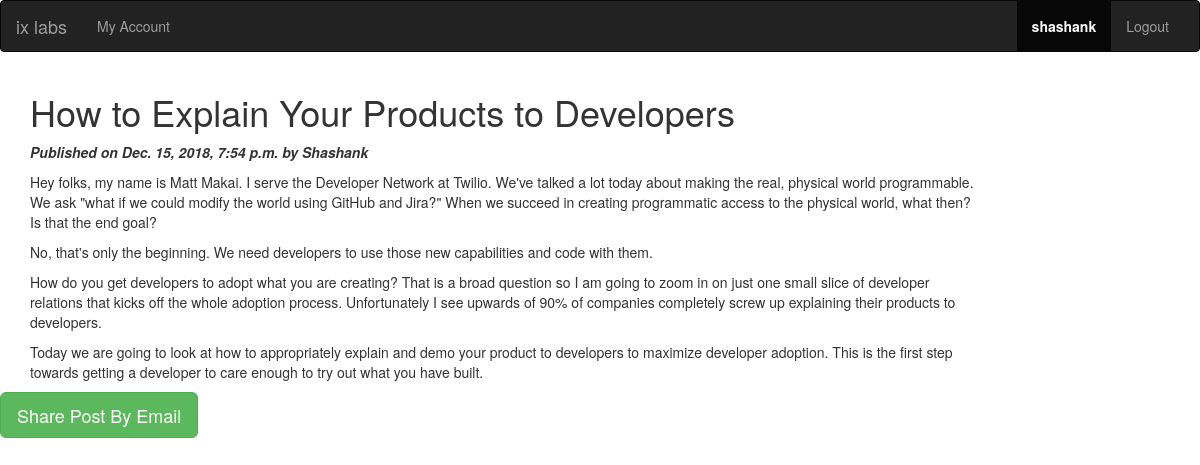
Page /blog/2018/12/15/how-explain-your-products-developers/ (signed in) on the committed database.
### blog/models.py (models this page shows, shortened)
class Post (models.Model):
    title           = models.CharField(max_length=264)
    slug            = models.SlugField(max_length=264,unique_for_date='publish')
    author          = models.ForeignKey(User,related_name='blog_posts')
    content         = models.TextField()
    publish         = models.DateTimeField(auto_now=False,default=timezone.now)
    created         = models.DateTimeField(auto_now_add=True)
    updated         = models.DateTimeField(auto_now=True)
    status          = models.CharField(max_length=50,choices=STATUS_CHOICES,default='draft')
    class Meta:
        ordering = ('-publish',)
        verbose_name = 'Blog Post'

### blog/views.py (the view)
# urls.py: url(r'^(?P<year>\d{4})/(?P<month>\d{2})/(?P<day>\d{2})/(?P<post>[-\w]+)/$',post_detail_views,name='detail'),
@login_required
def post_detail_views(request,year,month,day,post):
    post=get_object_or_404(Post,slug=post,
                                status='published',
                                publish__year=year
                                )
    template_name = 'blog/post_detail.html'
    return render(request,template_name,{'post':post})

### templates/blog/post_detail.html (shortened to what this page needs)
{% extends 'base.html' %}
{% block content %}
<div class="container">
  <div class="row">
    <div class="col-md-10">
            <h1>{{post.title}}</h1>
            <p id='date'>
            <b><i>
              Published on {{post.publish}} by {{post.author|title}}
            </i></b>
         </p>
        <p>{{post.content|linebreaks}}</p>
    </div>
  </div>
</div>
<div class="">
    <a href="/{{post.id}}/share" class="btn btn-lg btn-success">Share Post By Email</a>
</div>
{% endblock %}

### templates/base/snippets/nav.html (shortened to what this page needs)
{% url 'accounts:logout' as logout_url %}
<nav class="navbar navbar-default navbar-inverse">
  <div class="container-fluid">
    <div class="navbar-header">
      <a class="navbar-brand" href="{{home_url}}">{{brand_name}}</a>
    </div>
    <div class="collapse navbar-collapse" id="bs-example-navbar-collapse-1">
      {% if request.user.is_authenticated %}
      <ul class="nav navbar-nav">
        <li class="nav-item" ><a href="#">My Account</a></li>
      </ul>
      {%else %}
      <ul class="nav navbar-nav">
      </ul>
      {% endif %}
      {% if request.user.is_authenticated %}
      <ul class="nav navbar-nav navbar-right">
        <li class="nav-item active" ><a href="{{home_url}}">
        <b>{{request.user.username}}</b></a></li>
        <li class="nav-item" ><a href="{{logout_url}}">
        Logout</a></li>
      </ul>
      {% endif %}
    </div>
  </div>
</nav>

### rows in the picture
Post: title "How to Explain Your Products to Developers", publish "Dec. 15, 2018, 7:54 p.m.", author "Shashank", content "Hey folks, my name is Matt Makai. I serve the Developer Network at Twilio. We've talked a lot today about making the real, physical world programmable. We ask \"what if we could modify the world using GitHub and Jira?\" When we succeed in creating programmatic access to the physical world, what then? Is that the end goal? No, that's only the beginning. We need developers to use those new capabilities and code with them. How do you get developers to adopt what you are creating? That is a broad question so I am going to zoom in on just one small slice of developer relations that kicks off the whole adoption process. Unfortunately I see upwards of 90% of companies completely screw up explaining…"

### other values in the picture
{{ brand_name }} "ix labs"
{{ request.user.username }} "shashank"
